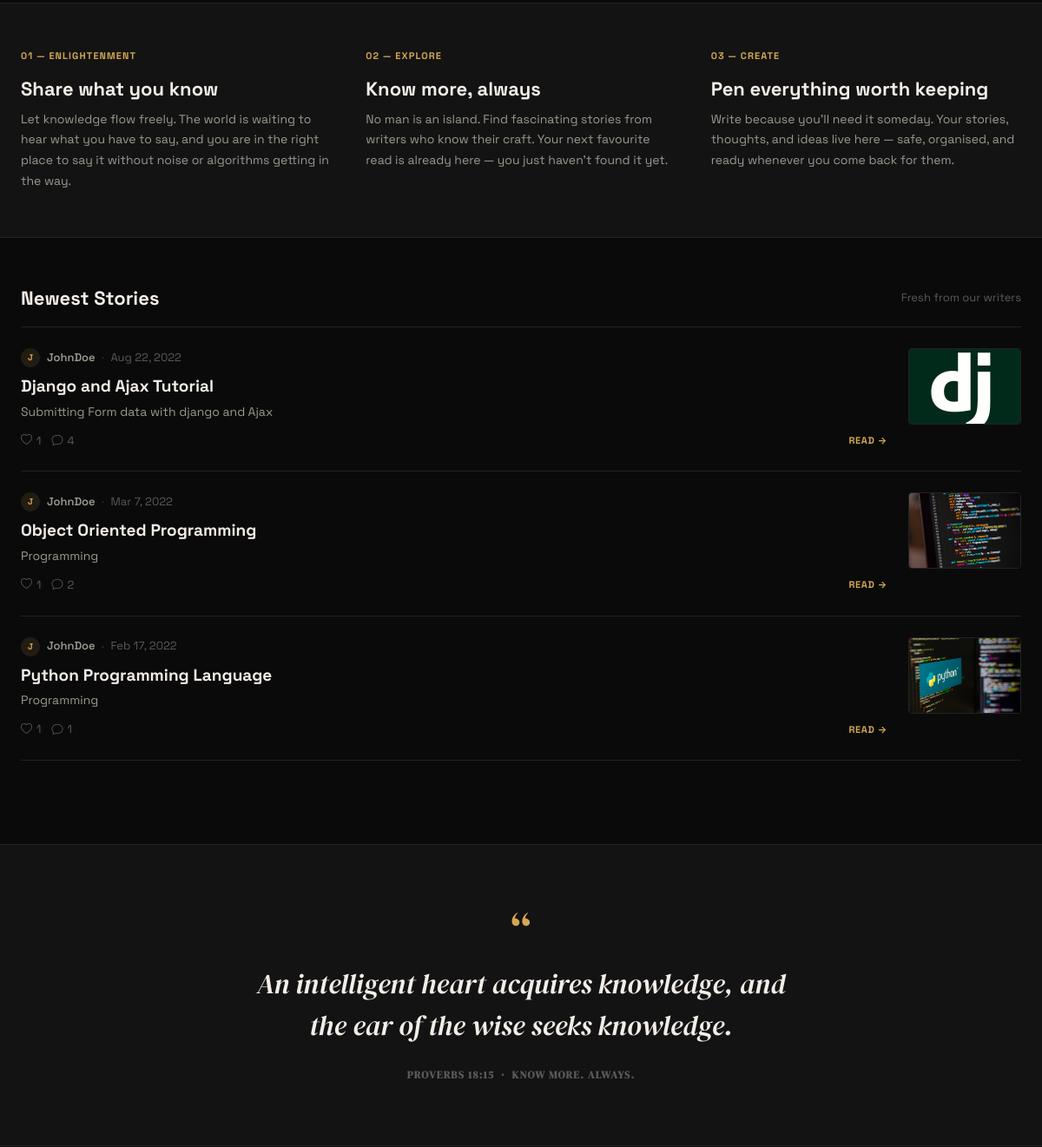
The app's page / (middle part), older data.
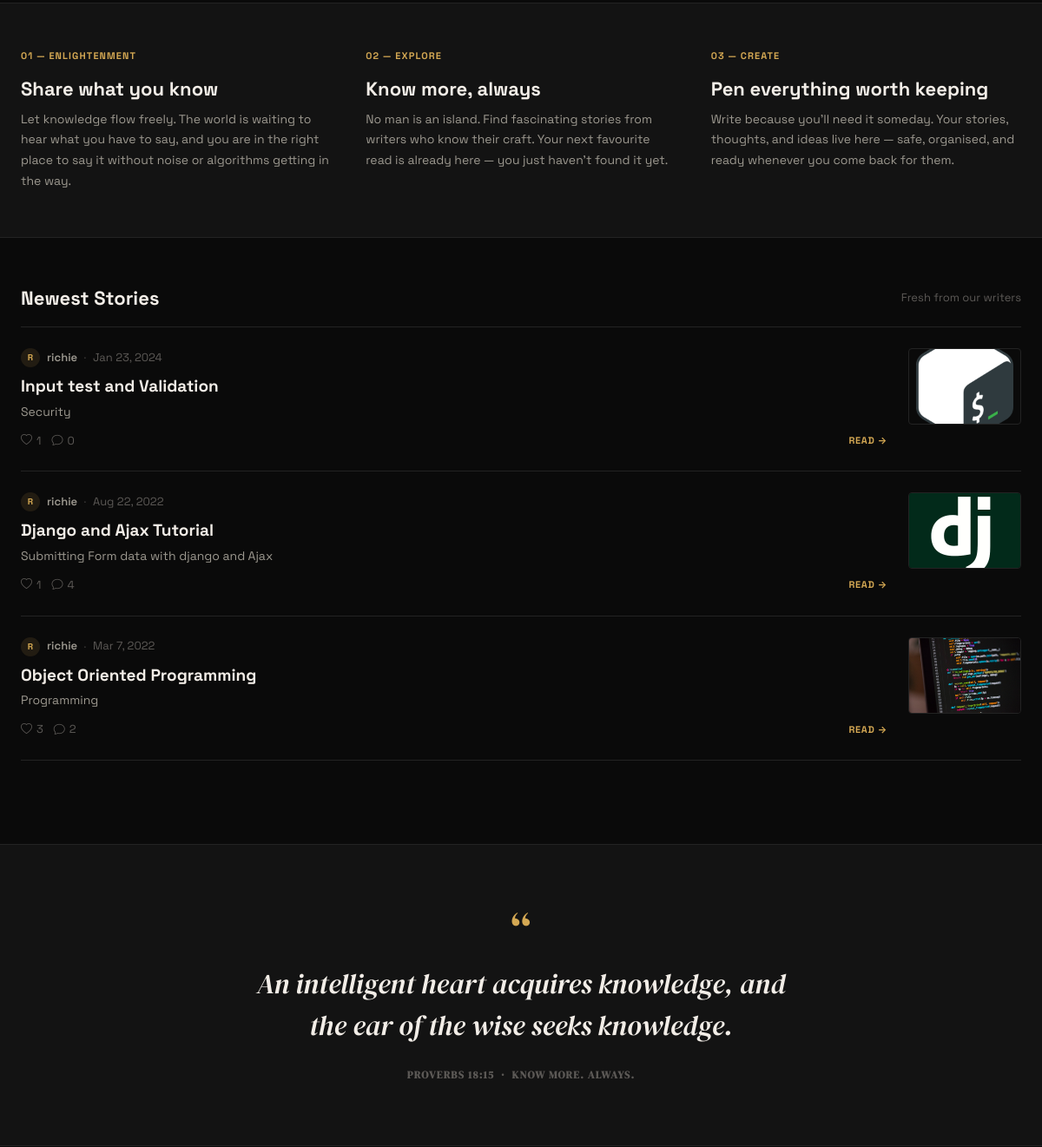
The same page, newer data.
### blog/models.py (models this page shows, shortened)
class BlogData(models.Model):
    author = models.ForeignKey(settings.AUTH_USER_MODEL, null=True, on_delete=models.SET_NULL)
    title = models.CharField(default='', max_length=100, null=True, blank=True)
    description = models.CharField(default='', max_length=200, blank=True, null=True)
    article = models.TextField(blank=True, null=True)
    image = models.ImageField(default='profile1.jpg', blank=True, null=True,
                                upload_to='blog_img/')
    liked = models.ManyToManyField(settings.AUTH_USER_MODEL, related_name='likes', default='', blank=True)
    anon_like = models.CharField(default="", max_length=255, blank=True, null=False)
    viewed = models.ManyToManyField(settings.AUTH_USER_MODEL, related_name='viewed', default='', blank=True)
    created = models.DateTimeField(auto_created=True, auto_now_add=True, editable=True)
    updated = models.DateTimeField(auto_now=True)
    blog_tag = models.ManyToManyField(BlogTag)
    class Meta:
        ordering = ['-created', '-updated']

### Readfiles/models.py (models this page shows, shortened)
class User(AbstractBaseUser):
    objects = UserManager()
    email = models.EmailField(
        verbose_name='email address',
        max_length=255,
        unique=True,
    )
    sub_plan = (
        ('None', ''),
        ("Publisher", "Publisher"),
        ("Reader", "Reader"),
    )
    username = models.CharField(default='', verbose_name='username', unique=True, null=False, blank=False,
                                max_length=30)
    tel = models.CharField(default='', null=True, blank=True, max_length=11)
    first_name = models.CharField(default='', blank=False, null=False, max_length=100)
    last_name = models.CharField(default='', max_length=100)
    category = models.CharField(max_length=9, blank=False, default='', choices=sub_plan)
    ip = models.CharField(default='', max_length=200, blank=True)
    ref = models.SlugField(max_length=50, default='', blank=True)
    created = models.DateTimeField(auto_now=True)
    active = models.BooleanField(default=True)
    auser = models.BooleanField(default=False)
    staff = models.BooleanField(default=False)  # a admin user; non super-user
    admin = models.BooleanField(default=False)  # a superuser
    USERNAME_FIELD = 'username'
    REQUIRED_FIELDS = ['email', 'first_name', 'last_name', 'tel', 'ip']  # Email & Password are required by default.
    def __str__(self):  # __unicode__ on Python 2
        return self.username

### blog/views.py (the view)
# urls.py: path('', views.index, name='home'),
def index(request):
    tags = BlogTag.objects.all()
    data = request.GET.get('tag')
    if data:
        return redirect(f'/blog/?search={data}')
    items = BlogData.objects.select_related('author').prefetch_related('liked', 'comments')
    paginator = Paginator(items, 3)
    page = request.GET.get('page')
    try:
        items = paginator.page(page)
    except PageNotAnInteger:
        items = paginator.page(1)
    except EmptyPage:
        items = paginator.page(paginator.num_pages)
    context = {'tags': tags, 'items': items}
    return render(request, 'index/index.html', context)

### blog/models.py (called while the page is built)
    def __str__(self):
        return str(self.name)

### Readfiles/templates/index/index.html (shortened to what this page needs)
{%extends 'navs/nav.html'%}
{%load static%}
{%load myfilters%}
{%block content%}
<section class="ink-strip-label">
    <div class="ink-strip-inner">
        <div class="ink-value-item">
            <div class="ink-value-num">01 — Enlightenment</div>
            <h3>Share what you know</h3>
            <p>Let knowledge flow freely. The world is waiting to hear what you have to say, and you are in the right place to say it without noise or algorithms getting in the way.</p>
        </div>
        <div class="ink-value-item">
            <div class="ink-value-num">02 — Explore</div>
            <h3>Know more, always</h3>
            <p>No man is an island. Find fascinating stories from writers who know their craft. Your next favourite read is already here — you just haven't found it yet.</p>
        </div>
        <div class="ink-value-item">
            <div class="ink-value-num">03 — Create</div>
            <h3>Pen everything worth keeping</h3>
            <p>Write because you'll need it someday. Your stories, thoughts, and ideas live here — safe, organised, and ready whenever you come back for them.</p>
        </div>
    </div>
</section>
{%if items%}
<section class="ink-stories-wrap">
    <div class="ink-section-header">
        <h2>Newest Stories</h2>
        <span>Fresh from our writers</span>
    </div>
    {%for item in items%}
    <article class="post-card">
        <div class="post-card-body">
            <div class="post-card-meta">
                <div class="post-author-avatar">{{item.author.username|first|upper}}</div>
                <a href="{%url 'u_profile' item.author_id%}" class="post-author-name">{{item.author}}</a>
                <span class="post-dot">·</span>
                <span class="post-date">{{item.created|date:'M j, Y'}}</span>
            </div>
            <h2 class="post-card-title">
                <a href="{%url 'blog_detail' item.id%}">{{item.title|capfirst}}</a>
            </h2>
            <p class="post-card-excerpt">{{item.description|capfirst}}</p>
            <div class="post-card-footer">
                <div class="post-stat">
                    <i class="bi bi-heart"></i>
                    <span>{{item.liked.all.count}}</span>
                </div>
                <div class="post-stat">
                    <i class="bi bi-chat"></i>
                    <span>{{item.comments.count}}</span>
                </div>
                <a href="{%url 'blog_detail' item.id%}" class="post-read-link">Read →</a>
            </div>
        </div>
        {%if item.image%}
        <img class="post-card-thumb" src="{{item.image.url}}" alt="{{item.title}}">
        {%endif%}
    </article>
    {%endfor%}
</section>
{%endif%}
<div class="ink-marquee-band">
    <blockquote>
        An intelligent heart acquires knowledge, and the ear of the wise seeks knowledge.
        <cite>Proverbs 18:15 &nbsp;·&nbsp; Know more. Always.</cite>
    </blockquote>
</div>
{%endblock%}

Row changes from the older to the newer data that the page shows:
no longer on this page (row edited): BlogData: author.username|first "J", author "JohnDoe", created "Feb 17, 2022", title "Python Programming Language", description "Programming", liked.all.count "1", comments.count "1", image (picture)
added BlogData: author.username|first "R", author "richie", created "Jan 23, 2024", title "Input test and Validation", description "Security", liked.all.count "1", comments.count "0", image (picture)
changed BlogData "Django and Ajax Tutorial": author.username|first "J" → "R"; author "JohnDoe" → "richie"
changed BlogData "Object Oriented Programming": author.username|first "J" → "R"; author "JohnDoe" → "richie"; liked.all.count "1" → "3"
